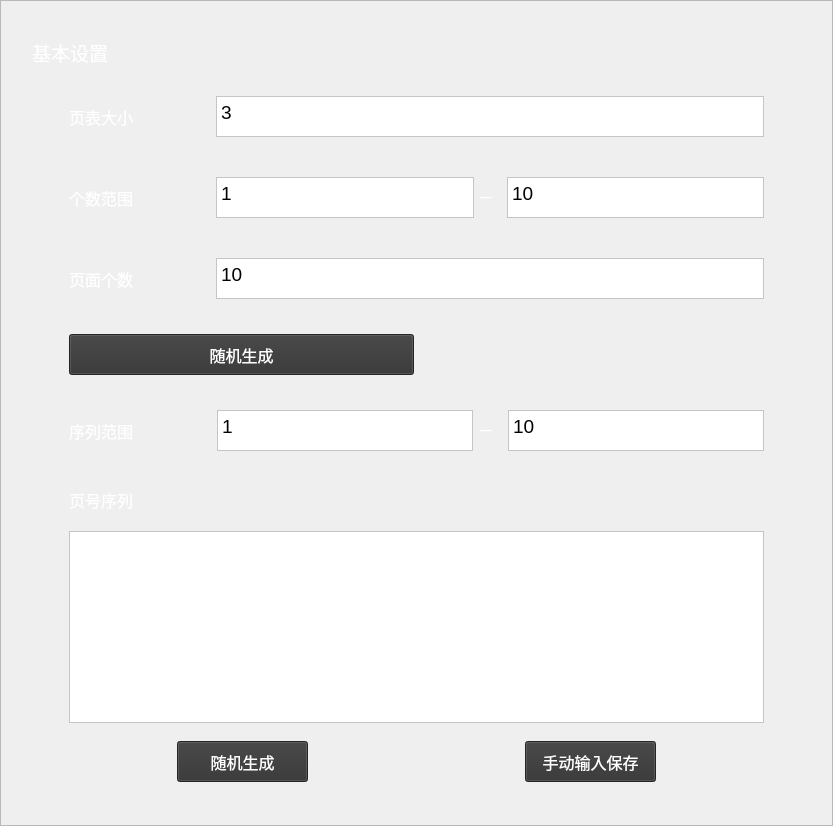
         <widget class="QFrame" name="leftbox">
          <property name="minimumSize">
           <size>
            <width>541</width>
            <height>701</height>
           </size>
          </property>
          <property name="styleSheet">
           <string notr="true">#leftbox{
	background-color: rgba(0, 0, 0, 0.5);
}
#leftbox::hover{
	background-color: rgba(0, 0, 0,0.8);
}</string>
          </property>
          <property name="frameShape">
           <enum>QFrame::StyledPanel</enum>
          </property>
          <property name="frameShadow">
           <enum>QFrame::Raised</enum>
          </property>
          <layout class="QGridLayout" name="gridLayout">
           <item row="0" column="0">
            <layout class="QVBoxLayout" name="left">
             <property name="leftMargin">
              <number>20</number>
             </property>
             <property name="topMargin">
              <number>20</number>
             </property>
             <property name="rightMargin">
              <number>20</number>
             </property>
             <property name="bottomMargin">
              <number>20</number>
             </property>
             <item>
              <widget class="QLabel" name="label_2">
               <property name="minimumSize">
                <size>
                 <width>401</width>
                 <height>41</height>
                </size>
               </property>
               <property name="font">
                <font>
                 <pointsize>14</pointsize>
                </font>
               </property>
               <property name="styleSheet">
                <string notr="true">color: rgb(255, 255, 255);</string>
               </property>
               <property name="text">
                <string>基本设置</string>
               </property>
              </widget>
             </item>
             <item>
              <layout class="QHBoxLayout" name="basicsettings">
               <item>
                <widget class="QLabel" name="basicleft">
                 <property name="minimumSize">
                  <size>
                   <width>31</width>
                   <height>491</height>
                  </size>
                 </property>
                 <property name="styleSheet">
                  <string notr="true">background-color: rgba(0, 0, 0, 0);</string>
                 </property>
                 <property name="text">
                  <string/>
                 </property>
                </widget>
               </item>
               <item>
                <layout class="QVBoxLayout" name="verticalLayout">
                 <item>
                  <layout class="QHBoxLayout" name="horizontalLayout_7">
                   <property name="topMargin">
                    <number>12</number>
                   </property>
                   <property name="bottomMargin">
                    <number>12</number>
                   </property>
                   <item>
                    <widget class="QLabel" name="label_4">
                     <property name="minimumSize">
                      <size>
                       <width>141</width>
                       <height>51</height>
                      </size>
                     </property>
                     <property name="font">
                      <font>
                       <pointsize>12</pointsize>
                      </font>
                     </property>
                     <property name="styleSheet">
                      <string notr="true">color: rgb(255, 255, 255);</string>
                     </property>
                     <property name="text">
                      <string>页表大小</string>
                     </property>
                    </widget>
                   </item>
                   <item>
                    <widget class="QPlainTextEdit" name="TextPTable">
                     <property name="minimumSize">
                      <size>
                       <width>181</width>
                       <height>31</height>
                      </size>
                     </property>
                     <property name="maximumSize">
                      <size>
                       <width>16777215</width>
                       <height>41</height>
                      </size>
                     </property>
                     <property name="font">
                      <font>
                       <pointsize>14</pointsize>
                      </font>
                     </property>
                     <property name="styleSheet">
                      <string notr="true">
background-color: rgb(255, 255, 255)</string>
                     </property>
                     <property name="plainText">
                      <string>3</string>
                     </property>
                    </widget>
                   </item>
                  </layout>
                 </item>
                 <item>
                  <layout class="QHBoxLayout" name="horizontalLayout_6">
                   <property name="spacing">
                    <number>6</number>
                   </property>
                   <property name="topMargin">
                    <number>12</number>
                   </property>
                   <property name="bottomMargin">
                    <number>12</number>
                   </property>
                   <item>
                    <widget class="QLabel" name="label_5">
                     <property name="minimumSize">
                      <size>
                       <width>141</width>
                       <height>51</height>
                      </size>
                     </property>
                     <property name="font">
                      <font>
                       <pointsize>12</pointsize>
                      </font>
                     </property>
                     <property name="styleSheet">
                      <string notr="true">color: rgb(255, 255, 255);</string>
                     </property>
                     <property name="text">
                      <string>个数范围</string>
                     </property>
                    </widget>
                   </item>
                   <item>
                    <widget class="QPlainTextEdit" name="TextPageLow">
                     <property name="minimumSize">
                      <size>
                       <width>71</width>
                       <height>31</height>
                      </size>
                     </property>
                     <property name="maximumSize">
                      <size>
                       <width>16777215</width>
                       <height>41</height>
                      </size>
                     </property>
                     <property name="font">
                      <font>
                       <pointsize>14</pointsize>
                      </font>
                     </property>
                     <property name="styleSheet">
                      <string notr="true">background-color: rgb(255, 255, 255);</string>
                     </property>
                     <property name="plainText">
                      <string>1</string>
                     </property>
                    </widget>
                   </item>
                   <item>
                    <widget class="QLabel" name="label_16">
                     <property name="minimumSize">
                      <size>
                       <width>21</width>
                       <height>16</height>
                      </size>
                     </property>
                     <property name="styleSheet">
                      <string notr="true">color: rgb(255, 255, 255);</string>
                     </property>
                     <property name="text">
                      <string>一</string>
                     </property>
                    </widget>
                   </item>
                   <item>
                    <widget class="QPlainTextEdit" name="TextPageHigh">
                     <property name="minimumSize">
                      <size>
                       <width>71</width>
                       <height>31</height>
                      </size>
                     </property>
                     <property name="maximumSize">
                      <size>
                       <width>16777215</width>
                       <height>41</height>
                      </size>
                     </property>
                     <property name="font">
                      <font>
                       <pointsize>14</pointsize>
                      </font>
                     </property>
                     <property name="styleSheet">
                      <string notr="true">background-color: rgb(255, 255, 255);</string>
                     </property>
                     <property name="plainText">
                      <string>10</string>
                     </property>
                    </widget>
                   </item>
                  </layout>
                 </item>
                 <item>
                  <layout class="QHBoxLayout" name="horizontalLayout_5">
                   <property name="topMargin">
                    <number>12</number>
                   </property>
                   <property name="bottomMargin">
                    <number>12</number>
                   </property>
                   <item>
                    <widget class="QLabel" name="label_8">
                     <property name="minimumSize">
                      <size>
                       <width>141</width>
                       <height>51</height>
                      </size>
                     </property>
                     <property name="font">
                      <font>
                       <pointsize>12</pointsize>
                      </font>
                     </property>
                     <property name="styleSheet">
                      <string notr="true">color: rgb(255, 255, 255);</string>
                     </property>
                     <property name="text">
                      <string>页面个数</string>
                     </property>
                    </widget>
                   </item>
                   <item>
                    <widget class="QPlainTextEdit" name="TextPagenum">
                     <property name="minimumSize">
                      <size>
                       <width>181</width>
                       <height>31</height>
                      </size>
                     </property>
                     <property name="maximumSize">
                      <size>
                       <width>16777215</width>
                       <height>41</height>
                      </size>
                     </property>
                     <property name="font">
                      <font>
                       <pointsize>14</pointsize>
                      </font>
                     </property>
                     <property name="styleSheet">
                      <string notr="true">background-color: rgb(255, 255, 255);</string>
                     </property>
                     <property name="plainText">
                      <string>10</string>
                     </property>
                    </widget>
                   </item>
                  </layout>
                 </item>
                 <item>
                  <layout class="QHBoxLayout" name="horizontalLayout_4">
                   <property name="topMargin">
                    <number>12</number>
                   </property>
                   <property name="bottomMargin">
                    <number>12</number>
                   </property>
                   <item>
                    <widget class="QPushButton" name="randPagenum">
                     <property name="minimumSize">
                      <size>
                       <width>131</width>
                       <height>41</height>
                      </size>
                     </property>
                     <property name="font">
                      <font>
                       <pointsize>12</pointsize>
                      </font>
                     </property>
                     <property name="styleSheet">
                      <string notr="true">#randPagenum{
	color: rgb(255, 255, 255);
	background-color: rgb(51, 51, 51);
}
#randPagenum:hover{
	
	background-color: rgb(129, 129, 129);
}</string>
                     </property>
                     <property name="text">
                      <string>随机生成</string>
                     </property>
                    </widget>
                   </item>
                   <item>
                    <widget class="QLabel" name="label">
                     <property name="minimumSize">
                      <size>
                       <width>181</width>
                       <height>20</height>
                      </size>
                     </property>
                     <property name="styleSheet">
                      <string notr="true">background-color: rgba(0, 0, 0, 0);</string>
                     </property>
                     <property name="text">
                      <string/>
                     </property>
                    </widget>
                   </item>
                  </layout>
                 </item>
                 <item>
                  <layout class="QHBoxLayout" name="horizontalLayout_3">
                   <property name="spacing">
                    <number>7</number>
                   </property>
                   <property name="topMargin">
                    <number>12</number>
                   </property>
                   <property name="bottomMargin">
                    <number>12</number>
                   </property>
                   <item>
                    <widget class="QLabel" name="label_7">
                     <property name="minimumSize">
                      <size>
                       <width>141</width>
                       <height>51</height>
                      </size>
                     </property>
                     <property name="font">
                      <font>
                       <pointsize>12</pointsize>
                      </font>
                     </property>
                     <property name="styleSheet">
                      <string notr="true">color: rgb(255, 255, 255);</string>
                     </property>
                     <property name="text">
                      <string>序列范围</string>
                     </property>
                    </widget>
                   </item>
                   <item>
                    <widget class="QPlainTextEdit" name="TextListLow">
                     <property name="minimumSize">
                      <size>
                       <width>71</width>
                       <height>31</height>
                      </size>
                     </property>
                     <property name="maximumSize">
                      <size>
                       <width>16777215</width>
                       <height>41</height>
                      </size>
                     </property>
                     <property name="font">
                      <font>
                       <pointsize>14</pointsize>
                      </font>
                     </property>
                     <property name="styleSheet">
                      <string notr="true">background-color: rgb(255, 255, 255);</string>
                     </property>
                     <property name="plainText">
                      <string>1</string>
                     </property>
                    </widget>
                   </item>
                   <item>
                    <widget class="QLabel" name="label_17">
                     <property name="minimumSize">
                      <size>
                       <width>21</width>
                       <height>16</height>
                      </size>
                     </property>
                     <property name="styleSheet">
                      <string notr="true">color: rgb(255, 255, 255);</string>
                     </property>
                     <property name="text">
                      <string>一</string>
                     </property>
                    </widget>
                   </item>
                   <item>
                    <widget class="QPlainTextEdit" name="TextListHigh">
                     <property name="minimumSize">
                      <size>
                       <width>71</width>
                       <height>31</height>
                      </size>
                     </property>
                     <property name="maximumSize">
                      <size>
                       <width>16777215</width>
                       <height>41</height>
                      </size>
                     </property>
                     <property name="font">
                      <font>
                       <pointsize>14</pointsize>
                      </font>
                     </property>
                     <property name="styleSheet">
                      <string notr="true">background-color: rgb(255, 255, 255);</string>
                     </property>
                     <property name="plainText">
                      <string>10</string>
                     </property>
                    </widget>
                   </item>
                  </layout>
                 </item>
                 <item>
                  <widget class="QLabel" name="label_6">
                   <property name="minimumSize">
                    <size>
                     <width>111</width>
                     <height>51</height>
                    </size>
                   </property>
                   <property name="font">
                    <font>
                     <pointsize>12</pointsize>
                    </font>
                   </property>
                   <property name="styleSheet">
                    <string notr="true">color: rgb(255, 255, 255);</string>
                   </property>
                   <property name="text">
                    <string>页号序列</string>
                   </property>
                  </widget>
                 </item>
                 <item>
                  <widget class="QPlainTextEdit" name="TextRandList">
                   <property name="minimumSize">
                    <size>
                     <width>331</width>
                     <height>91</height>
                    </size>
                   </property>
                   <property name="font">
                    <font>
                     <pointsize>14</pointsize>
                    </font>
                   </property>
                   <property name="styleSheet">
                    <string notr="true">background-color: rgb(255, 255, 255);</string>
                   </property>
                  </widget>
                 </item>
                 <item>
                  <layout class="QHBoxLayout" name="horizontalLayout_2">
                   <property name="spacing">
                    <number>0</number>
                   </property>
                   <property name="topMargin">
                    <number>12</number>
                   </property>
                   <property name="bottomMargin">
                    <number>12</number>
                   </property>
                   <item>
                    <spacer name="horizontalSpacer_8">
                     <property name="orientation">
                      <enum>Qt::Horizontal</enum>
                     </property>
                     <property name="sizeHint" stdset="0">
                      <size>
                       <width>40</width>
                       <height>20</height>
                      </size>
                     </property>
                    </spacer>
                   </item>
                   <item>
                    <widget class="QPushButton" name="randPagelist">
                     <property name="minimumSize">
                      <size>
                       <width>131</width>
                       <height>41</height>
                      </size>
                     </property>
                     <property name="font">
                      <font>
                       <pointsize>12</pointsize>
                      </font>
                     </property>
                     <property name="styleSheet">
                      <string notr="true">#randPagelist{
	background-color: rgb(51, 51, 51);
	color: rgb(255, 255, 255);
}
#randPagelist:hover{
	
	background-color: rgb(128, 128, 128);
}</string>
                     </property>
                     <property name="text">
                      <string>随机生成</string>
                     </property>
                    </widget>
                   </item>
                   <item>
                    <spacer name="horizontalSpacer_2">
                     <property name="orientation">
                      <enum>Qt::Horizontal</enum>
                     </property>
                     <property name="sizeHint" stdset="0">
                      <size>
                       <width>40</width>
                       <height>20</height>
                      </size>
                     </property>
                    </spacer>
                   </item>
                   <item>
                    <spacer name="horizontalSpacer">
                     <property name="orientation">
                      <enum>Qt::Horizontal</enum>
                     </property>
                     <property name="sizeHint" stdset="0">
                      <size>
                       <width>40</width>
                       <height>20</height>
                      </size>
                     </property>
                    </spacer>
                   </item>
                   <item>
                    <widget class="QPushButton" name="HandInput">
                     <property name="enabled">
                      <bool>true</bool>
                     </property>
                     <property name="minimumSize">
                      <size>
                       <width>131</width>
                       <height>41</height>
                      </size>
                     </property>
                     <property name="font">
                      <font>
                       <pointsize>12</pointsize>
                      </font>
                     </property>
                     <property name="styleSheet">
                      <string notr="true">#HandInput{
	background-color: rgb(51, 51, 51);
	color: rgb(255, 255, 255);
}
#HandInput:hover{
	
	background-color: rgb(128, 128, 128);
}</string>
                     </property>
                     <property name="text">
                      <string>手动输入保存</string>
                     </property>
                    </widget>
                   </item>
                   <item>
                    <spacer name="horizontalSpacer_7">
                     <property name="orientation">
                      <enum>Qt::Horizontal</enum>
                     </property>
                     <property name="sizeHint" stdset="0">
                      <size>
                       <width>40</width>
                       <height>20</height>
                      </size>
                     </property>
                    </spacer>
                   </item>
                  </layout>
                 </item>
                </layout>
               </item>
               <item>
                <widget class="QLabel" name="basicright">
                 <property name="minimumSize">
                  <size>
                   <width>31</width>
                   <height>491</height>
                  </size>
                 </property>
                 <property name="styleSheet">
                  <string notr="true">background-color: rgba(0, 0, 0, 0);</string>
                 </property>
                 <property name="text">
                  <string/>
                 </property>
                </widget>
               </item>
              </layout>
             </item>
            </layout>
           </item>
          </layout>
         </widget>
